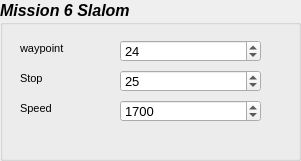
     <widget class="QGroupBox" name="groupBox_22">
      <property name="geometry">
       <rect>
        <x>339</x>
        <y>379</y>
        <width>301</width>
        <height>161</height>
       </rect>
      </property>
      <property name="font">
       <font>
        <pointsize>12</pointsize>
        <weight>75</weight>
        <italic>true</italic>
        <bold>true</bold>
       </font>
      </property>
      <property name="title">
       <string>Mission 6 Slalom</string>
      </property>
      <widget class="QLabel" name="label_85">
       <property name="geometry">
        <rect>
         <x>20</x>
         <y>40</y>
         <width>55</width>
         <height>16</height>
        </rect>
       </property>
       <property name="font">
        <font>
         <pointsize>8</pointsize>
         <weight>50</weight>
         <italic>false</italic>
         <bold>false</bold>
        </font>
       </property>
       <property name="text">
        <string>waypoint</string>
       </property>
      </widget>
      <widget class="QLabel" name="label_119">
       <property name="geometry">
        <rect>
         <x>20</x>
         <y>70</y>
         <width>55</width>
         <height>16</height>
        </rect>
       </property>
       <property name="font">
        <font>
         <pointsize>8</pointsize>
         <weight>50</weight>
         <italic>false</italic>
         <bold>false</bold>
        </font>
       </property>
       <property name="text">
        <string>Stop</string>
       </property>
      </widget>
      <widget class="QLabel" name="label_120">
       <property name="geometry">
        <rect>
         <x>20</x>
         <y>100</y>
         <width>55</width>
         <height>16</height>
        </rect>
       </property>
       <property name="font">
        <font>
         <pointsize>8</pointsize>
         <weight>50</weight>
         <italic>false</italic>
         <bold>false</bold>
        </font>
       </property>
       <property name="text">
        <string>Speed</string>
       </property>
      </widget>
      <widget class="QSpinBox" name="spinBoxWaypointMisi6">
       <property name="geometry">
        <rect>
         <x>120</x>
         <y>40</y>
         <width>141</width>
         <height>22</height>
        </rect>
       </property>
       <property name="font">
        <font>
         <pointsize>10</pointsize>
         <weight>50</weight>
         <italic>false</italic>
         <bold>false</bold>
        </font>
       </property>
       <property name="value">
        <number>24</number>
       </property>
      </widget>
      <widget class="QSpinBox" name="spinBoxStopMisi6">
       <property name="geometry">
        <rect>
         <x>120</x>
         <y>70</y>
         <width>141</width>
         <height>22</height>
        </rect>
       </property>
       <property name="font">
        <font>
         <pointsize>10</pointsize>
         <weight>50</weight>
         <italic>false</italic>
         <bold>false</bold>
        </font>
       </property>
       <property name="value">
        <number>25</number>
       </property>
      </widget>
      <widget class="QSpinBox" name="spinBoxSpeedMisi6">
       <property name="geometry">
        <rect>
         <x>120</x>
         <y>100</y>
         <width>141</width>
         <height>22</height>
        </rect>
       </property>
       <property name="font">
        <font>
         <pointsize>10</pointsize>
         <weight>50</weight>
         <italic>false</italic>
         <bold>false</bold>
        </font>
       </property>
       <property name="minimum">
        <number>1000</number>
       </property>
       <property name="maximum">
        <number>2000</number>
       </property>
       <property name="singleStep">
        <number>25</number>
       </property>
       <property name="value">
        <number>1700</number>
       </property>
      </widget>
     </widget>
